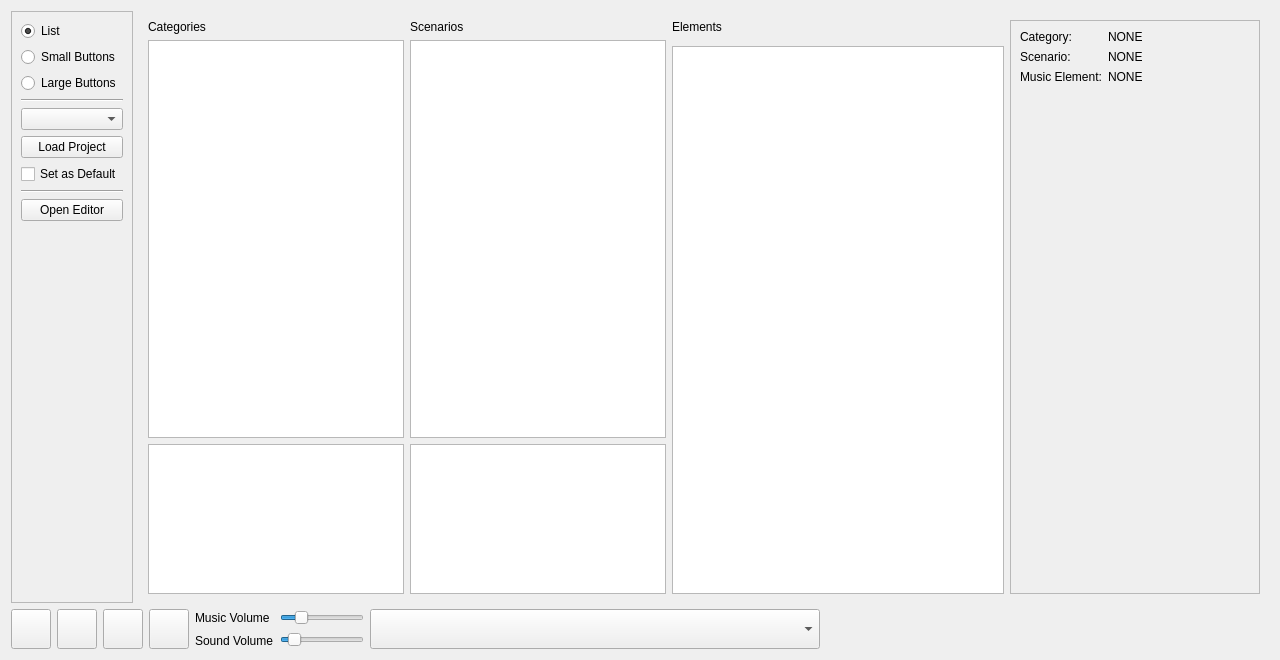
<?xml version="1.0" encoding="UTF-8"?>
<ui version="4.0">
 <class>AudioTool</class>
 <widget class="QWidget" name="AudioTool">
  <property name="geometry">
   <rect>
    <x>0</x>
    <y>0</y>
    <width>1280</width>
    <height>660</height>
   </rect>
  </property>
  <property name="windowTitle">
   <string>Audio Tool</string>
  </property>
  <layout class="QVBoxLayout" name="verticalLayout_4">
   <item>
    <layout class="QHBoxLayout" name="horizontalLayout_3">
     <item>
      <widget class="QFrame" name="frame_MusicToolBar">
       <property name="sizePolicy">
        <sizepolicy hsizetype="Maximum" vsizetype="Expanding">
         <horstretch>0</horstretch>
         <verstretch>0</verstretch>
        </sizepolicy>
       </property>
       <property name="maximumSize">
        <size>
         <width>16777215</width>
         <height>16777215</height>
        </size>
       </property>
       <property name="frameShape">
        <enum>QFrame::StyledPanel</enum>
       </property>
       <property name="frameShadow">
        <enum>QFrame::Raised</enum>
       </property>
       <layout class="QVBoxLayout" name="verticalLayout">
        <item>
         <widget class="QRadioButton" name="radioButton_List">
          <property name="sizePolicy">
           <sizepolicy hsizetype="Maximum" vsizetype="Fixed">
            <horstretch>0</horstretch>
            <verstretch>0</verstretch>
           </sizepolicy>
          </property>
          <property name="text">
           <string>List</string>
          </property>
          <property name="checked">
           <bool>true</bool>
          </property>
          <property name="autoRepeat">
           <bool>false</bool>
          </property>
         </widget>
        </item>
        <item>
         <widget class="QRadioButton" name="radioButton_Small">
          <property name="sizePolicy">
           <sizepolicy hsizetype="Maximum" vsizetype="Fixed">
            <horstretch>0</horstretch>
            <verstretch>0</verstretch>
           </sizepolicy>
          </property>
          <property name="text">
           <string>Small Buttons</string>
          </property>
         </widget>
        </item>
        <item>
         <widget class="QRadioButton" name="radioButton_Large">
          <property name="sizePolicy">
           <sizepolicy hsizetype="Maximum" vsizetype="Fixed">
            <horstretch>0</horstretch>
            <verstretch>0</verstretch>
           </sizepolicy>
          </property>
          <property name="text">
           <string>Large Buttons</string>
          </property>
         </widget>
        </item>
        <item>
         <widget class="Line" name="line">
          <property name="orientation">
           <enum>Qt::Horizontal</enum>
          </property>
         </widget>
        </item>
        <item>
         <widget class="QComboBox" name="comboBox_projects"/>
        </item>
        <item>
         <widget class="QPushButton" name="pushButton_loadProject">
          <property name="text">
           <string>Load Project</string>
          </property>
         </widget>
        </item>
        <item>
         <widget class="QCheckBox" name="checkBox_setProjectAsDefault">
          <property name="text">
           <string>Set as Default</string>
          </property>
         </widget>
        </item>
        <item>
         <widget class="Line" name="line_2">
          <property name="orientation">
           <enum>Qt::Horizontal</enum>
          </property>
         </widget>
        </item>
        <item>
         <widget class="QPushButton" name="pushButton_openEditor">
          <property name="text">
           <string>Open Editor</string>
          </property>
         </widget>
        </item>
        <item>
         <spacer name="verticalSpacer">
          <property name="orientation">
           <enum>Qt::Vertical</enum>
          </property>
          <property name="sizeHint" stdset="0">
           <size>
            <width>20</width>
            <height>40</height>
           </size>
          </property>
         </spacer>
        </item>
       </layout>
      </widget>
     </item>
     <item>
      <widget class="QStackedWidget" name="stackedWidget">
       <property name="currentIndex">
        <number>0</number>
       </property>
       <widget class="QWidget" name="page_List">
        <layout class="QVBoxLayout" name="verticalLayout_2">
         <item>
          <layout class="QHBoxLayout" name="horizontalLayout_4">
           <item>
            <layout class="QVBoxLayout" name="verticalLayout_8">
             <item>
              <widget class="QLabel" name="label">
               <property name="text">
                <string>Categories</string>
               </property>
              </widget>
             </item>
             <item>
              <widget class="QListWidget" name="listWidget_categories">
               <property name="sizePolicy">
                <sizepolicy hsizetype="Maximum" vsizetype="Expanding">
                 <horstretch>0</horstretch>
                 <verstretch>0</verstretch>
                </sizepolicy>
               </property>
               <property name="editTriggers">
                <set>QAbstractItemView::NoEditTriggers</set>
               </property>
               <property name="tabKeyNavigation">
                <bool>true</bool>
               </property>
               <property name="alternatingRowColors">
                <bool>true</bool>
               </property>
               <property name="selectionMode">
                <enum>QAbstractItemView::SingleSelection</enum>
               </property>
               <property name="flow">
                <enum>QListView::TopToBottom</enum>
               </property>
               <property name="isWrapping" stdset="0">
                <bool>false</bool>
               </property>
               <property name="resizeMode">
                <enum>QListView::Adjust</enum>
               </property>
               <property name="layoutMode">
                <enum>QListView::SinglePass</enum>
               </property>
               <property name="spacing">
                <number>2</number>
               </property>
               <property name="viewMode">
                <enum>QListView::ListMode</enum>
               </property>
               <property name="wordWrap">
                <bool>false</bool>
               </property>
               <property name="currentRow">
                <number>-1</number>
               </property>
               <property name="sortingEnabled">
                <bool>false</bool>
               </property>
              </widget>
             </item>
             <item>
              <widget class="QTextEdit" name="textEdit_categoryDescription">
               <property name="sizePolicy">
                <sizepolicy hsizetype="Maximum" vsizetype="Expanding">
                 <horstretch>0</horstretch>
                 <verstretch>0</verstretch>
                </sizepolicy>
               </property>
               <property name="maximumSize">
                <size>
                 <width>16777215</width>
                 <height>150</height>
                </size>
               </property>
               <property name="readOnly">
                <bool>true</bool>
               </property>
              </widget>
             </item>
            </layout>
           </item>
           <item>
            <layout class="QVBoxLayout" name="verticalLayout_10">
             <item>
              <widget class="QLabel" name="label_8">
               <property name="text">
                <string>Scenarios</string>
               </property>
              </widget>
             </item>
             <item>
              <widget class="QListWidget" name="listWidget_scenarios">
               <property name="sizePolicy">
                <sizepolicy hsizetype="Maximum" vsizetype="Expanding">
                 <horstretch>0</horstretch>
                 <verstretch>0</verstretch>
                </sizepolicy>
               </property>
               <property name="alternatingRowColors">
                <bool>true</bool>
               </property>
              </widget>
             </item>
             <item>
              <widget class="QTextEdit" name="textEdit_scenarioDescription">
               <property name="sizePolicy">
                <sizepolicy hsizetype="Maximum" vsizetype="Expanding">
                 <horstretch>0</horstretch>
                 <verstretch>0</verstretch>
                </sizepolicy>
               </property>
               <property name="maximumSize">
                <size>
                 <width>16777215</width>
                 <height>150</height>
                </size>
               </property>
               <property name="readOnly">
                <bool>true</bool>
               </property>
              </widget>
             </item>
            </layout>
           </item>
           <item>
            <layout class="QVBoxLayout" name="verticalLayout_9">
             <item>
              <widget class="QLabel" name="label_9">
               <property name="text">
                <string>Elements</string>
               </property>
              </widget>
             </item>
             <item>
              <widget class="QFrame" name="frame_elements">
               <property name="sizePolicy">
                <sizepolicy hsizetype="Expanding" vsizetype="Maximum">
                 <horstretch>0</horstretch>
                 <verstretch>0</verstretch>
                </sizepolicy>
               </property>
               <property name="frameShape">
                <enum>QFrame::StyledPanel</enum>
               </property>
               <property name="frameShadow">
                <enum>QFrame::Raised</enum>
               </property>
              </widget>
             </item>
             <item>
              <widget class="QListWidget" name="listWidget_songs"/>
             </item>
            </layout>
           </item>
           <item>
            <widget class="QFrame" name="frame_metaData">
             <property name="sizePolicy">
              <sizepolicy hsizetype="Expanding" vsizetype="Preferred">
               <horstretch>0</horstretch>
               <verstretch>0</verstretch>
              </sizepolicy>
             </property>
             <property name="maximumSize">
              <size>
               <width>250</width>
               <height>16777215</height>
              </size>
             </property>
             <property name="frameShape">
              <enum>QFrame::StyledPanel</enum>
             </property>
             <property name="frameShadow">
              <enum>QFrame::Raised</enum>
             </property>
             <layout class="QFormLayout" name="formLayout">
              <item row="0" column="0">
               <widget class="QLabel" name="label_5">
                <property name="text">
                 <string>Category:</string>
                </property>
               </widget>
              </item>
              <item row="0" column="1">
               <widget class="QLabel" name="label_category">
                <property name="text">
                 <string>NONE</string>
                </property>
               </widget>
              </item>
              <item row="1" column="0">
               <widget class="QLabel" name="label_6">
                <property name="text">
                 <string>Scenario:</string>
                </property>
               </widget>
              </item>
              <item row="1" column="1">
               <widget class="QLabel" name="label_scenario">
                <property name="text">
                 <string>NONE</string>
                </property>
               </widget>
              </item>
              <item row="2" column="0">
               <widget class="QLabel" name="label_7">
                <property name="text">
                 <string>Music Element:</string>
                </property>
               </widget>
              </item>
              <item row="2" column="1">
               <widget class="QLabel" name="label_element">
                <property name="text">
                 <string>NONE</string>
                </property>
               </widget>
              </item>
             </layout>
            </widget>
           </item>
          </layout>
         </item>
        </layout>
       </widget>
       <widget class="QWidget" name="page_Large">
        <layout class="QVBoxLayout" name="verticalLayout_3">
         <item>
          <widget class="QLabel" name="label_2">
           <property name="text">
            <string>Large Buttons</string>
           </property>
          </widget>
         </item>
        </layout>
       </widget>
       <widget class="QWidget" name="page_Small">
        <layout class="QVBoxLayout" name="verticalLayout_5">
         <item>
          <widget class="QTabWidget" name="tabWidget_Small"/>
         </item>
        </layout>
       </widget>
      </widget>
     </item>
    </layout>
   </item>
   <item>
    <layout class="QHBoxLayout" name="horizontalLayout_2">
     <item>
      <widget class="QPushButton" name="pushButton_play">
       <property name="minimumSize">
        <size>
         <width>0</width>
         <height>40</height>
        </size>
       </property>
       <property name="toolTip">
        <string>Play</string>
       </property>
       <property name="text">
        <string/>
       </property>
       <property name="icon">
        <iconset resource="../resources.qrc">
         <normaloff>:/resources/mediaIcons/play.png</normaloff>:/resources/mediaIcons/play.png</iconset>
       </property>
       <property name="iconSize">
        <size>
         <width>32</width>
         <height>32</height>
        </size>
       </property>
       <property name="checkable">
        <bool>false</bool>
       </property>
       <property name="checked">
        <bool>false</bool>
       </property>
      </widget>
     </item>
     <item>
      <widget class="QPushButton" name="pushButton_pause">
       <property name="minimumSize">
        <size>
         <width>0</width>
         <height>40</height>
        </size>
       </property>
       <property name="toolTip">
        <string>Pause</string>
       </property>
       <property name="text">
        <string/>
       </property>
       <property name="icon">
        <iconset resource="../resources.qrc">
         <normaloff>:/resources/mediaIcons/pause.png</normaloff>:/resources/mediaIcons/pause.png</iconset>
       </property>
       <property name="iconSize">
        <size>
         <width>32</width>
         <height>32</height>
        </size>
       </property>
      </widget>
     </item>
     <item>
      <widget class="QPushButton" name="pushButton_replay">
       <property name="minimumSize">
        <size>
         <width>0</width>
         <height>40</height>
        </size>
       </property>
       <property name="toolTip">
        <string>Replay</string>
       </property>
       <property name="text">
        <string/>
       </property>
       <property name="icon">
        <iconset resource="../resources.qrc">
         <normaloff>:/resources/mediaIcons/skipBack.png</normaloff>:/resources/mediaIcons/skipBack.png</iconset>
       </property>
       <property name="iconSize">
        <size>
         <width>32</width>
         <height>32</height>
        </size>
       </property>
      </widget>
     </item>
     <item>
      <widget class="QPushButton" name="pushButton_next">
       <property name="minimumSize">
        <size>
         <width>0</width>
         <height>40</height>
        </size>
       </property>
       <property name="toolTip">
        <string>Next</string>
       </property>
       <property name="text">
        <string/>
       </property>
       <property name="icon">
        <iconset resource="../resources.qrc">
         <normaloff>:/resources/mediaIcons/seekForward.png</normaloff>:/resources/mediaIcons/seekForward.png</iconset>
       </property>
       <property name="iconSize">
        <size>
         <width>32</width>
         <height>32</height>
        </size>
       </property>
      </widget>
     </item>
     <item>
      <layout class="QHBoxLayout" name="horizontalLayout">
       <item>
        <layout class="QVBoxLayout" name="verticalLayout_7">
         <item>
          <widget class="QLabel" name="label_3">
           <property name="text">
            <string>Music Volume</string>
           </property>
          </widget>
         </item>
         <item>
          <widget class="QLabel" name="label_4">
           <property name="text">
            <string>Sound Volume</string>
           </property>
          </widget>
         </item>
        </layout>
       </item>
       <item>
        <layout class="QVBoxLayout" name="verticalLayout_6">
         <item>
          <widget class="QSlider" name="horizontalSlider_music">
           <property name="sizePolicy">
            <sizepolicy hsizetype="Maximum" vsizetype="Fixed">
             <horstretch>0</horstretch>
             <verstretch>0</verstretch>
            </sizepolicy>
           </property>
           <property name="value">
            <number>20</number>
           </property>
           <property name="orientation">
            <enum>Qt::Horizontal</enum>
           </property>
          </widget>
         </item>
         <item>
          <widget class="QSlider" name="horizontalSlider_sound">
           <property name="sizePolicy">
            <sizepolicy hsizetype="Maximum" vsizetype="Fixed">
             <horstretch>0</horstretch>
             <verstretch>0</verstretch>
            </sizepolicy>
           </property>
           <property name="value">
            <number>10</number>
           </property>
           <property name="orientation">
            <enum>Qt::Horizontal</enum>
           </property>
          </widget>
         </item>
        </layout>
       </item>
      </layout>
     </item>
     <item>
      <widget class="QComboBox" name="comboBox_music">
       <property name="sizePolicy">
        <sizepolicy hsizetype="MinimumExpanding" vsizetype="Minimum">
         <horstretch>0</horstretch>
         <verstretch>0</verstretch>
        </sizepolicy>
       </property>
       <property name="maxVisibleItems">
        <number>50</number>
       </property>
       <property name="duplicatesEnabled">
        <bool>true</bool>
       </property>
      </widget>
     </item>
     <item>
      <spacer name="horizontalSpacer_right">
       <property name="orientation">
        <enum>Qt::Horizontal</enum>
       </property>
       <property name="sizeHint" stdset="0">
        <size>
         <width>40</width>
         <height>20</height>
        </size>
       </property>
      </spacer>
     </item>
    </layout>
   </item>
  </layout>
 </widget>
 <resources>
  <include location="../resources.qrc"/>
 </resources>
 <connections/>
</ui>
